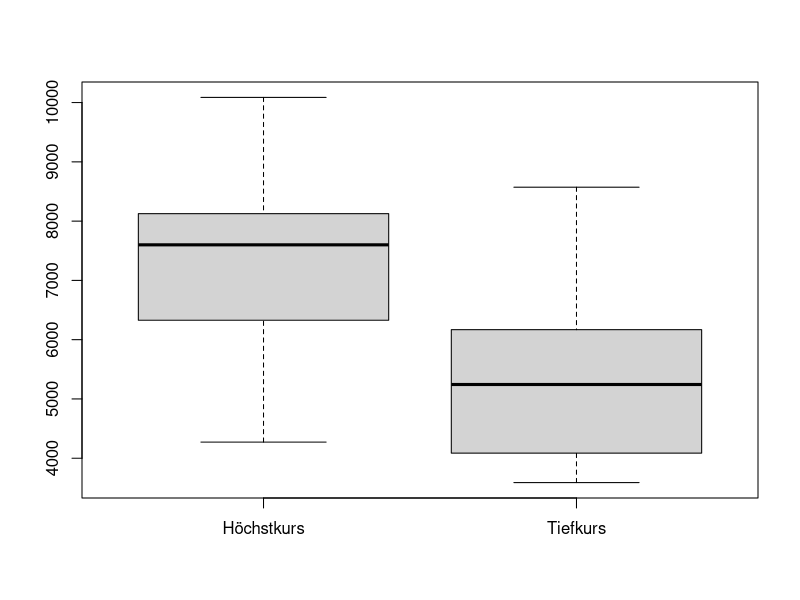
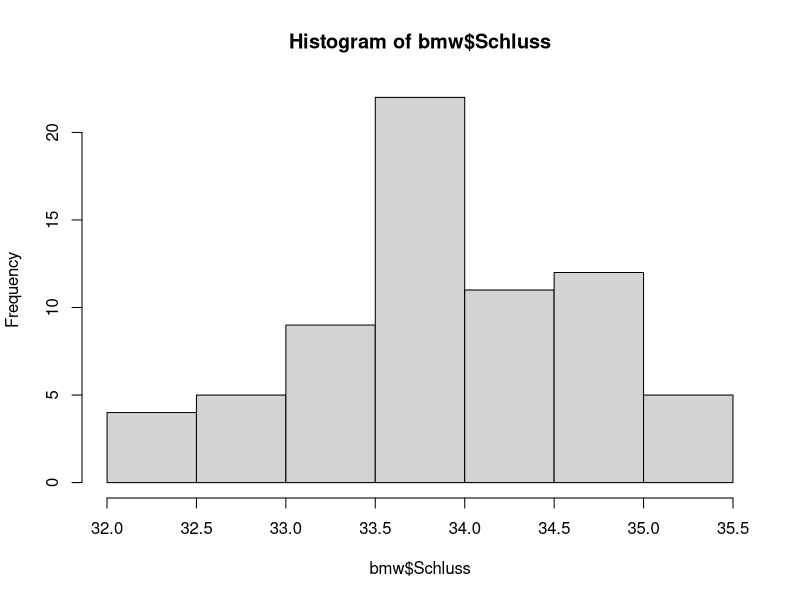
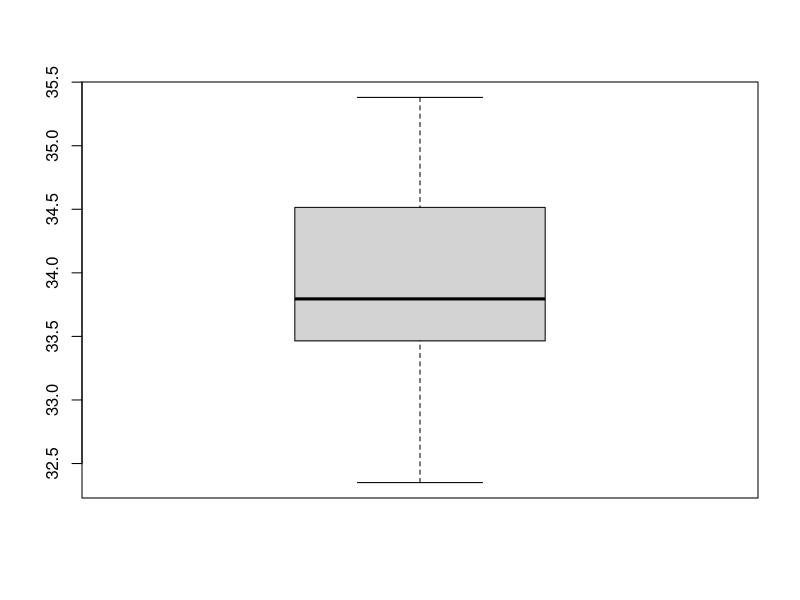

These charts were generated, in order, by the following R code:
## ---- chunk 1
knitr::opts_chunk$set(echo = TRUE)
## ---- chunk 2
# Pfad zur Datei anpassen
dax30 <- read.csv("../dax30.csv")
# benutze alternativ den Dialog zum Öffnen einer Datei
# dax30 <- read.csv(file.choose())

dax30
## ---- chunk 3
summary(dax30)
five_high <- fivenum(dax30$Hoechstkurs)
five_low <- fivenum(dax30$Tiefstkurs)

boxplot(five_high, five_low, names = c("Höchstkurs", "Tiefkurs"))
## ---- chunk 4
end_zahlen <- dax30$Jahresende
wachstumsfaktoren <- c()
wachstumsfaktoren
i <- 2

while (i <= length(end_zahlen)) {
  wert <- end_zahlen[i]/end_zahlen[i-1]
  wachstumsfaktoren <- append(wachstumsfaktoren, wert)
  i <- i + 1
}

wachstumsfaktoren
## ---- chunk 5
wachstumsFaktor <- (prod(wachstumsfaktoren))^(1/10)
wachstumsFaktor
(wachstumsFaktor - 1) * 100
## ---- chunk 6
sec_seg_speed_2 <- 10000 / (12 * 60)
sec_seg_speed_2 <- sec_seg_speed_2 * 3.6
sec_seg_speed_2
(80) / ((15 / 60) + (10 / sec_seg_speed_2) + (40 / 80) + (15 / 70))
## ---- chunk 7
# Benutze den richtigen Pfad in "bmw.csv" oder stattdessen file.choose()
bmw <- read.csv2("../bmw.csv", header= T, sep= ";", dec=".")
## ---- chunk 8
summary(bmw)
quantile(bmw$Schluss, type = 2)
head(bmw)
## ---- chunk 9
hist(bmw$Schluss)
## ---- chunk 10
boxplot(bmw$Schluss)
## ---- chunk 11
"Spannweite:"
(max(bmw$Schluss) - min(bmw$Schluss))

"Mittelwert:"
mean(bmw$Schluss)
quants <- quantile(bmw$Schluss)
quants
quartilAbstand <- quants[3] - quants[1] 
quartilAbstand

"Lösung wäre:"
summary(bmw$Schluss)
## ---- chunk 12
quantile(bmw$Schluss, seq(0, 1, 1/3))
quantile(bmw$Schluss, seq(0, 1, 1/2))
